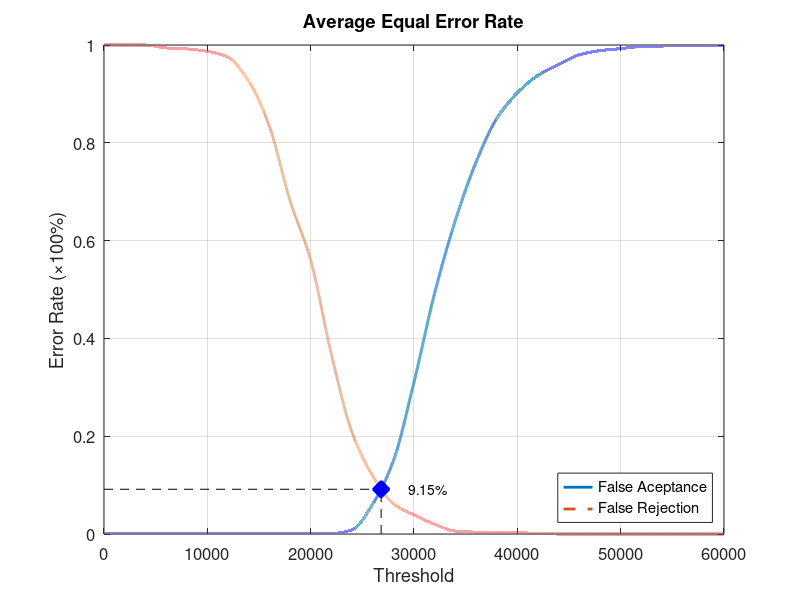
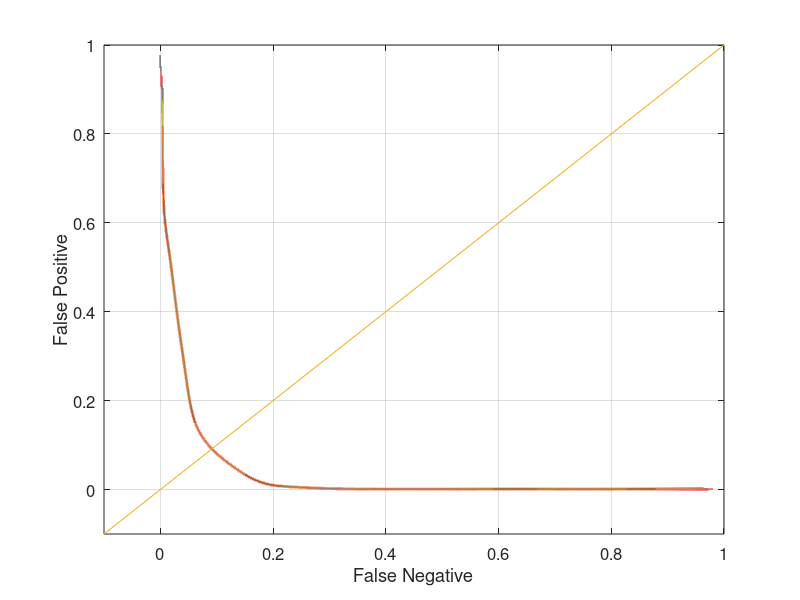

These figures' MATLAB source, in order:
function yEER = Database4Average
close all;
clear;
clc;
x = 0:2000:60000;
xq = 0:0.5:60000;

y0 = [0 0.00105263 0.00105263 0.00105263 0.00105263 0.00105263 0.00105263 0.00105263 0.00105263 0.00105263 0.00105263 0.00105263 0.00842105 0.0610526 0.149474 0.310526 0.492632 0.641053 0.76 0.849474 0.902105 0.937895 0.96 0.98 0.988421 0.992632 0.996842 0.997895 0.998947 0.998947 1];
yy0 = interp1(x, y0, xq, 'pchip');
y1 = [1 1 1 0.994 0.992 0.987 0.975 0.926 0.834 0.682 0.56 0.368 0.208 0.119 0.062 0.039 0.02 0.006 0.004 0.004 0.003 0.001 0 0 0 0 0 0 0 0 0];
yy1 = interp1(x, y1, xq, 'pchip');

% Calculating EER: 
y2 = abs(y0 - y1);
find(y2 == min(y2))
yy2 = abs(yy0 - yy1);
xEER = find(yy2 == min(yy2));
xEERIndex = xq(xEER) % X-axis EER
yEER = yy0(xEER) % Y-axis EER

main = figure
plot(xq, yy0,'-','LineWidth', 2);	hold on
plot(xq, yy1,'--','LineWidth', 2);	hold on
plot([xEERIndex xEERIndex], [0 yEER], 'k--');	hold on
plot([0 xEERIndex], [yEER yEER], 'k--');	hold on
plot(xEERIndex, yEER, 'bx', 'LineWidth', 10);	hold on
text(xEERIndex + 10 * xEERIndex / 100, yEER, [num2str(round((10000 * yEER)) / 100) '%'])
legend('False Aceptance', 'False Rejection', 'Location', 'SouthEast')
xlabel('Threshold')
ylabel('Error Rate (\times100%)')
title('Average Equal Error Rate')
set(gca, 'FontSize', 12)
axis([0 60000 0 1])
grid on

print(main, 'Database4AverageMain', '-dpng');
FNRxFPR = figure('Color', [1 1 1]);
plot(yy1, yy0, '-', yy1, yy0, 'LineWidth', 2);
hold on
y = -0.1:0.1:1
plot(y, y); 
set(gca, 'FontSize', 12)
xlabel('False Negative')
ylabel('False Positive')
axis([-0.1 1 -0.1 1])
set(gca, 'FontSize', 12)
grid on

print(FNRxFPR, 'Database4AverageFNRxFPR','-dpng');
end
